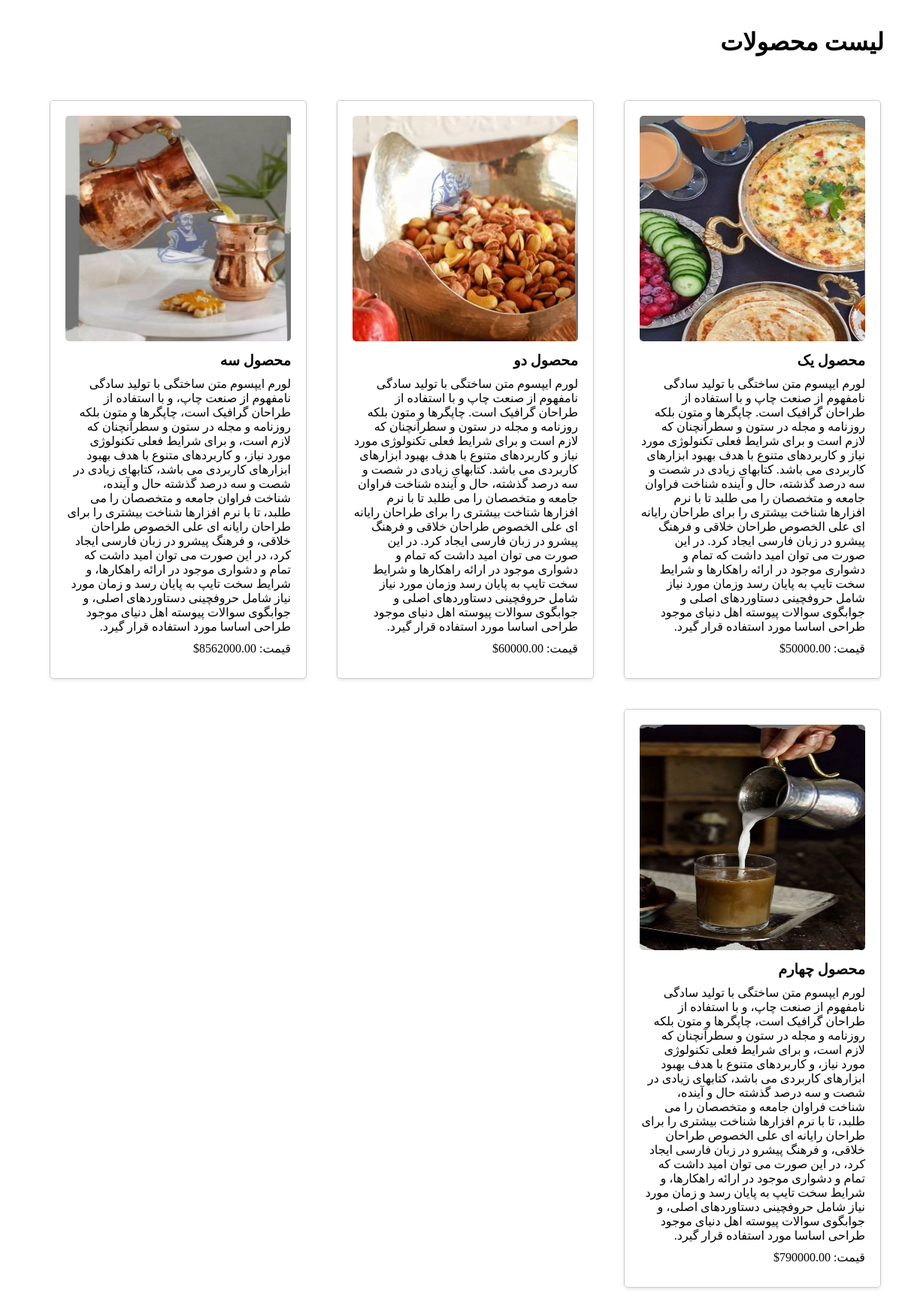
The page /home on the database its author committed.
### Store/models.py (models this page shows, shortened)
class Product(models.Model):
    name = models.CharField(max_length=200)
    description = models.TextField()
    price = models.DecimalField(max_digits=10, decimal_places=2)
    image = models.ImageField(upload_to='products/', null=True, blank=True)

### Store/views.py (the view)
# urls.py: path('', product_list, name='product-list'),
def product_list(request):
    products = Product.objects.all()
    for item in products:
        print(item.image.url)
    return render(request, 'index.html', {'products': products})

### Store/templates/index.html (shortened to what this page needs)
<!DOCTYPE html>
<html>
<head>
</head>
<body dir="rtl">
    <h1 style="padding: 1rem;">لیست محصولات</h1>
    <div class="card-container">
        {% for product in products %}
        <div class="card">
            {% if product.image %}
            <img src="{{ product.image.url}}" alt="{{ product.name }}" width="150" height="300">
            {% endif %}
            <h2>{{ product.name }}</h2>
            <p>{{ product.description }}</p>
            <p>قیمت: {{ product.price }}$</p>
        </div>
        {% endfor %}
    </div>
</body>
</html>

### Store/templates/index.html (style rules this page uses)
.card-container { display: flex; flex-wrap: wrap; }
.card { border: 1px solid #ccc; border-radius: 5px; padding: 20px; width: 300px; margin: 20px; box-shadow: 0 2px 4px rgba(0, 0, 0, 0.1); text-align: right; }
.card img { width: 100%; border-radius: 5px; margin-bottom: 10px; }
.card h2 { font-size: 1.2em; margin: 0; }
.card p { margin: 10px 0; }

### rows shown on the page
Product: image (picture), name "محصول یک", description "لورم ایپسوم متن ساختگی با تولید سادگی نامفهوم از صنعت چاپ و با استفاده از طراحان گرافیک است. چاپگرها و متون بلکه روزنامه و مجله در ستون و سطرآنچنان که لازم است و برای شرایط فعلی تکنولوژی مورد نیاز و کاربردهای متنوع با هدف بهبود ابزارهای کاربردی می باشد. کتابهای زیادی در شصت و سه درصد گذشته، حال و آینده شناخت فراوان جامعه و متخصصان را می طلبد تا با نرم افزارها شناخت بیشتری را برای طراحان رایانه ای علی الخصوص طراحان خلاقی و فرهنگ پیشرو در زبان فارسی ایجاد کرد. در این صورت می توان امید داشت که تمام و دشواری موجود در ارائه راهکارها و شرایط سخت تایپ به پایان رسد وزمان مورد نیاز شامل حروفچینی دستاوردهای اصلی و جوابگوی سوالات پیوسته اهل دنیای موجود طراحی اساسا مورد استفاده قرار گیرد.", price "50000.00"
Product: image (picture), name "محصول دو", description "لورم ایپسوم متن ساختگی با تولید سادگی نامفهوم از صنعت چاپ و با استفاده از طراحان گرافیک است. چاپگرها و متون بلکه روزنامه و مجله در ستون و سطرآنچنان که لازم است و برای شرایط فعلی تکنولوژی مورد نیاز و کاربردهای متنوع با هدف بهبود ابزارهای کاربردی می باشد. کتابهای زیادی در شصت و سه درصد گذشته، حال و آینده شناخت فراوان جامعه و متخصصان را می طلبد تا با نرم افزارها شناخت بیشتری را برای طراحان رایانه ای علی الخصوص طراحان خلاقی و فرهنگ پیشرو در زبان فارسی ایجاد کرد. در این صورت می توان امید داشت که تمام و دشواری موجود در ارائه راهکارها و شرایط سخت تایپ به پایان رسد وزمان مورد نیاز شامل حروفچینی دستاوردهای اصلی و جوابگوی سوالات پیوسته اهل دنیای موجود طراحی اساسا مورد استفاده قرار گیرد.", price "60000.00"
Product: image (picture), name "محصول سه", description "لورم ایپسوم متن ساختگی با تولید سادگی نامفهوم از صنعت چاپ، و با استفاده از طراحان گرافیک است، چاپگرها و متون بلکه روزنامه و مجله در ستون و سطرآنچنان که لازم است، و برای شرایط فعلی تکنولوژی مورد نیاز، و کاربردهای متنوع با هدف بهبود ابزارهای کاربردی می باشد، کتابهای زیادی در شصت و سه درصد گذشته حال و آینده، شناخت فراوان جامعه و متخصصان را می طلبد، تا با نرم افزارها شناخت بیشتری را برای طراحان رایانه ای علی الخصوص طراحان خلاقی، و فرهنگ پیشرو در زبان فارسی ایجاد کرد، در این صورت می توان امید داشت که تمام و دشواری موجود در ارائه راهکارها، و شرایط سخت تایپ به پایان رسد و زمان مورد نیاز شامل حروفچینی دستاوردهای اصلی، و جوابگوی سوالات پیوسته اهل دنیای موجود طراحی اساسا مورد استفاده قرار گیرد.", price "8562000.00"
Product: image (picture), name "محصول چهارم", description "لورم ایپسوم متن ساختگی با تولید سادگی نامفهوم از صنعت چاپ، و با استفاده از طراحان گرافیک است، چاپگرها و متون بلکه روزنامه و مجله در ستون و سطرآنچنان که لازم است، و برای شرایط فعلی تکنولوژی مورد نیاز، و کاربردهای متنوع با هدف بهبود ابزارهای کاربردی می باشد، کتابهای زیادی در شصت و سه درصد گذشته حال و آینده، شناخت فراوان جامعه و متخصصان را می طلبد، تا با نرم افزارها شناخت بیشتری را برای طراحان رایانه ای علی الخصوص طراحان خلاقی، و فرهنگ پیشرو در زبان فارسی ایجاد کرد، در این صورت می توان امید داشت که تمام و دشواری موجود در ارائه راهکارها، و شرایط سخت تایپ به پایان رسد و زمان مورد نیاز شامل حروفچینی دستاوردهای اصلی، و جوابگوی سوالات پیوسته اهل دنیای موجود طراحی اساسا مورد استفاده قرار گیرد.", price "790000.00"
